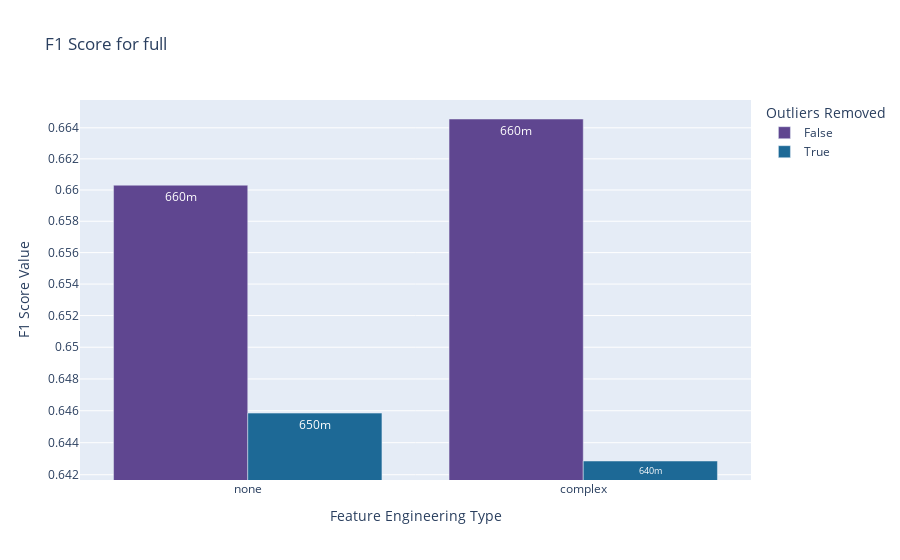
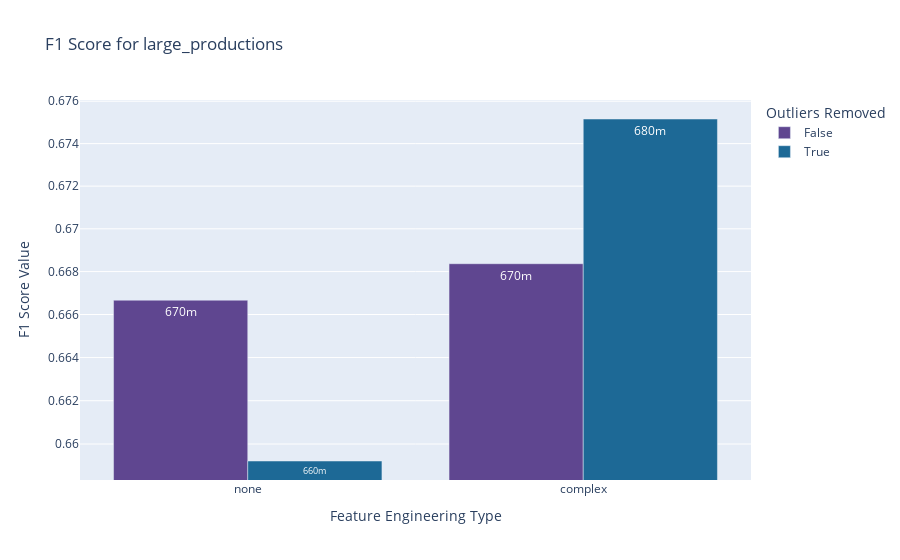
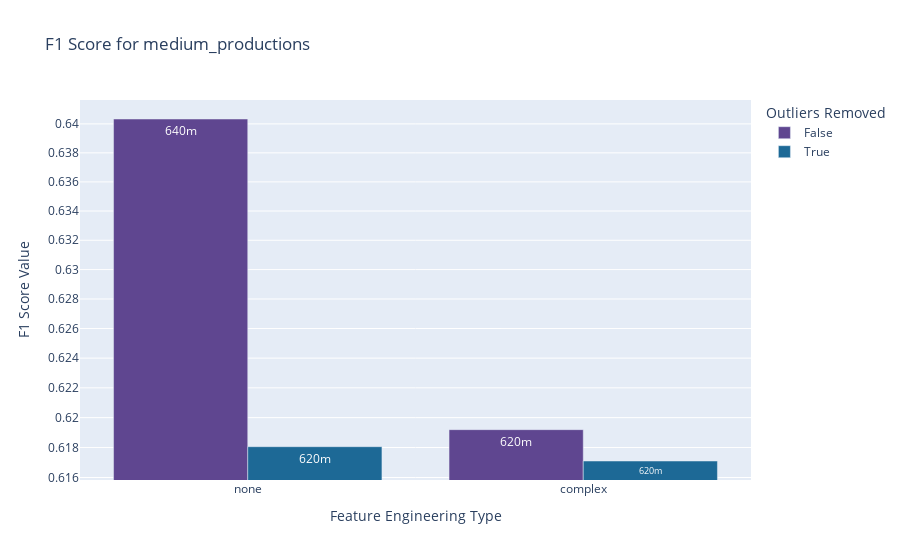
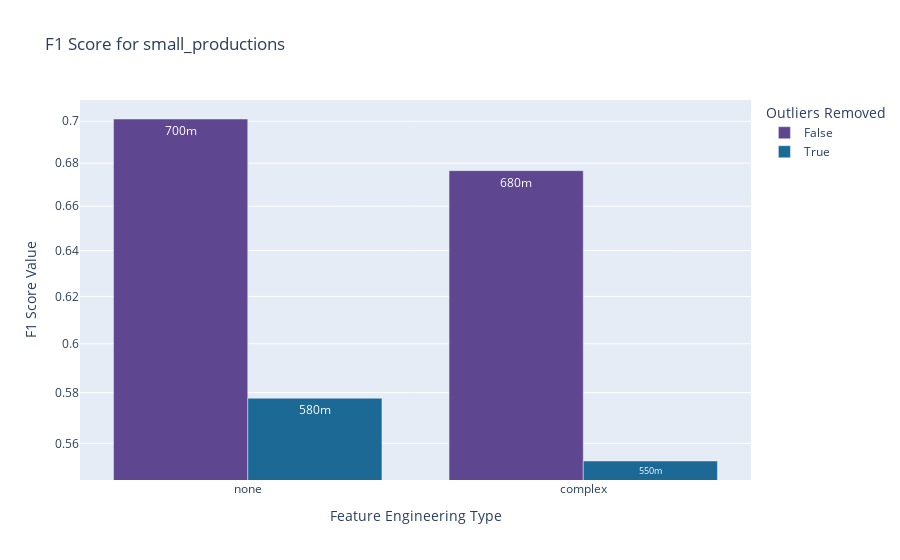

Notebook code cell kept with these figures, in order:
### Code cell
plot_one_metric_of_different_datasets_per_feature_engineering_outliers_with_plotly(experiment_df, problem_type='binary_classification', metric='F1 Score', metric_agg='max')

### Figure 1 — Plotly figure (JSON) as saved in the notebook; plotly's stock layout.template omitted (floating-point values rounded to 4 significant figures)
{"data": [{"alignmentgroup": "True", "hovertemplate": "Outliers Removed=False<br>Feature Engineering Type=%{x}<br>F1 Score Value=%{text}<extra></extra>", "legendgroup": "False", "marker": {"color": "rgb(95, 70, 144)", "pattern": {"shape": ""}}, "name": "False", "offsetgroup": "False", "orientation": "v", "showlegend": true, "text": [0.6646, 0.6603], "textposition": "inside", "texttemplate": "%{text:.2s}", "type": "bar", "x": ["complex", "none"], "xaxis": "x", "y": [0.6646, 0.6603], "yaxis": "y"}, {"alignmentgroup": "True", "hovertemplate": "Outliers Removed=True<br>Feature Engineering Type=%{x}<br>F1 Score Value=%{text}<extra></extra>", "legendgroup": "True", "marker": {"color": "rgb(29, 105, 150)", "pattern": {"shape": ""}}, "name": "True", "offsetgroup": "True", "orientation": "v", "showlegend": true, "text": [0.6429, 0.6459], "textposition": "inside", "texttemplate": "%{text:.2s}", "type": "bar", "x": ["complex", "none"], "xaxis": "x", "y": [0.6429, 0.6459], "yaxis": "y"}], "layout": {"barmode": "group", "legend": {"title": {"text": "Outliers Removed"}, "tracegroupgap": 0}, "showlegend": true, "title": {"text": "F1 Score for full"}, "xaxis": {"anchor": "y", "categoryarray": ["none", "complex"], "categoryorder": "array", "domain": [0, 1], "title": {"text": "Feature Engineering Type"}}, "yaxis": {"anchor": "x", "domain": [0, 1], "title": {"text": "F1 Score Value"}, "type": "log"}}}

### Figure 2 — Plotly figure (JSON) as saved in the notebook; plotly's stock layout.template omitted (floating-point values rounded to 4 significant figures)
{"data": [{"alignmentgroup": "True", "hovertemplate": "Outliers Removed=False<br>Feature Engineering Type=%{x}<br>F1 Score Value=%{text}<extra></extra>", "legendgroup": "False", "marker": {"color": "rgb(95, 70, 144)", "pattern": {"shape": ""}}, "name": "False", "offsetgroup": "False", "orientation": "v", "showlegend": true, "text": [0.6684, 0.6667], "textposition": "inside", "texttemplate": "%{text:.2s}", "type": "bar", "x": ["complex", "none"], "xaxis": "x", "y": [0.6684, 0.6667], "yaxis": "y"}, {"alignmentgroup": "True", "hovertemplate": "Outliers Removed=True<br>Feature Engineering Type=%{x}<br>F1 Score Value=%{text}<extra></extra>", "legendgroup": "True", "marker": {"color": "rgb(29, 105, 150)", "pattern": {"shape": ""}}, "name": "True", "offsetgroup": "True", "orientation": "v", "showlegend": true, "text": [0.6752, 0.6592], "textposition": "inside", "texttemplate": "%{text:.2s}", "type": "bar", "x": ["complex", "none"], "xaxis": "x", "y": [0.6752, 0.6592], "yaxis": "y"}], "layout": {"barmode": "group", "legend": {"title": {"text": "Outliers Removed"}, "tracegroupgap": 0}, "showlegend": true, "title": {"text": "F1 Score for large_productions"}, "xaxis": {"anchor": "y", "categoryarray": ["none", "complex"], "categoryorder": "array", "domain": [0, 1], "title": {"text": "Feature Engineering Type"}}, "yaxis": {"anchor": "x", "domain": [0, 1], "title": {"text": "F1 Score Value"}, "type": "log"}}}

### Figure 3 — Plotly figure (JSON) as saved in the notebook; plotly's stock layout.template omitted (floating-point values rounded to 4 significant figures)
{"data": [{"alignmentgroup": "True", "hovertemplate": "Outliers Removed=False<br>Feature Engineering Type=%{x}<br>F1 Score Value=%{text}<extra></extra>", "legendgroup": "False", "marker": {"color": "rgb(95, 70, 144)", "pattern": {"shape": ""}}, "name": "False", "offsetgroup": "False", "orientation": "v", "showlegend": true, "text": [0.6192, 0.6403], "textposition": "inside", "texttemplate": "%{text:.2s}", "type": "bar", "x": ["complex", "none"], "xaxis": "x", "y": [0.6192, 0.6403], "yaxis": "y"}, {"alignmentgroup": "True", "hovertemplate": "Outliers Removed=True<br>Feature Engineering Type=%{x}<br>F1 Score Value=%{text}<extra></extra>", "legendgroup": "True", "marker": {"color": "rgb(29, 105, 150)", "pattern": {"shape": ""}}, "name": "True", "offsetgroup": "True", "orientation": "v", "showlegend": true, "text": [0.6171, 0.6181], "textposition": "inside", "texttemplate": "%{text:.2s}", "type": "bar", "x": ["complex", "none"], "xaxis": "x", "y": [0.6171, 0.6181], "yaxis": "y"}], "layout": {"barmode": "group", "legend": {"title": {"text": "Outliers Removed"}, "tracegroupgap": 0}, "showlegend": true, "title": {"text": "F1 Score for medium_productions"}, "xaxis": {"anchor": "y", "categoryarray": ["none", "complex"], "categoryorder": "array", "domain": [0, 1], "title": {"text": "Feature Engineering Type"}}, "yaxis": {"anchor": "x", "domain": [0, 1], "title": {"text": "F1 Score Value"}, "type": "log"}}}

### Figure 4 — Plotly figure (JSON) as saved in the notebook; plotly's stock layout.template omitted (floating-point values rounded to 4 significant figures)
{"data": [{"alignmentgroup": "True", "hovertemplate": "Outliers Removed=False<br>Feature Engineering Type=%{x}<br>F1 Score Value=%{text}<extra></extra>", "legendgroup": "False", "marker": {"color": "rgb(95, 70, 144)", "pattern": {"shape": ""}}, "name": "False", "offsetgroup": "False", "orientation": "v", "showlegend": true, "text": [0.6765, 0.7011], "textposition": "inside", "texttemplate": "%{text:.2s}", "type": "bar", "x": ["complex", "none"], "xaxis": "x", "y": [0.6765, 0.7011], "yaxis": "y"}, {"alignmentgroup": "True", "hovertemplate": "Outliers Removed=True<br>Feature Engineering Type=%{x}<br>F1 Score Value=%{text}<extra></extra>", "legendgroup": "True", "marker": {"color": "rgb(29, 105, 150)", "pattern": {"shape": ""}}, "name": "True", "offsetgroup": "True", "orientation": "v", "showlegend": true, "text": [0.5532, 0.5778], "textposition": "inside", "texttemplate": "%{text:.2s}", "type": "bar", "x": ["complex", "none"], "xaxis": "x", "y": [0.5532, 0.5778], "yaxis": "y"}], "layout": {"barmode": "group", "legend": {"title": {"text": "Outliers Removed"}, "tracegroupgap": 0}, "showlegend": true, "title": {"text": "F1 Score for small_productions"}, "xaxis": {"anchor": "y", "categoryarray": ["none", "complex"], "categoryorder": "array", "domain": [0, 1], "title": {"text": "Feature Engineering Type"}}, "yaxis": {"anchor": "x", "domain": [0, 1], "title": {"text": "F1 Score Value"}, "type": "log"}}}
